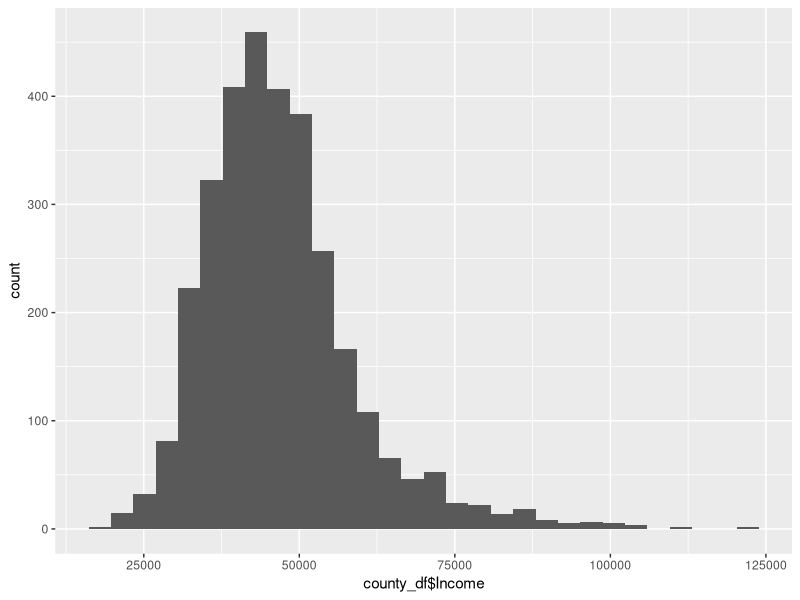

Write R code to recreate this figure.
## ---- chunk 1
knitr::opts_chunk$set(echo = TRUE)
## ---- chunk 2
library(dplyr)
library(ggplot2)
## ---- chunk 3
county_df <- read.csv("data/county.csv")
county_MI <- read.csv("data/county_MI.csv")
## ---- chunk 4
str (county_df)
str (county_MI)

## ---- chunk 5
ggplot(data = county_df) + geom_histogram(mapping = aes(x = county_df$Income))

## ---- chunk 6

## ---- chunk 7

## ---- chunk 8

## ---- chunk 9

## ---- chunk 10

## ---- chunk 11

## ---- chunk 12

## ---- chunk 13

## ---- chunk 14

## ---- chunk 15

## ---- chunk 16

